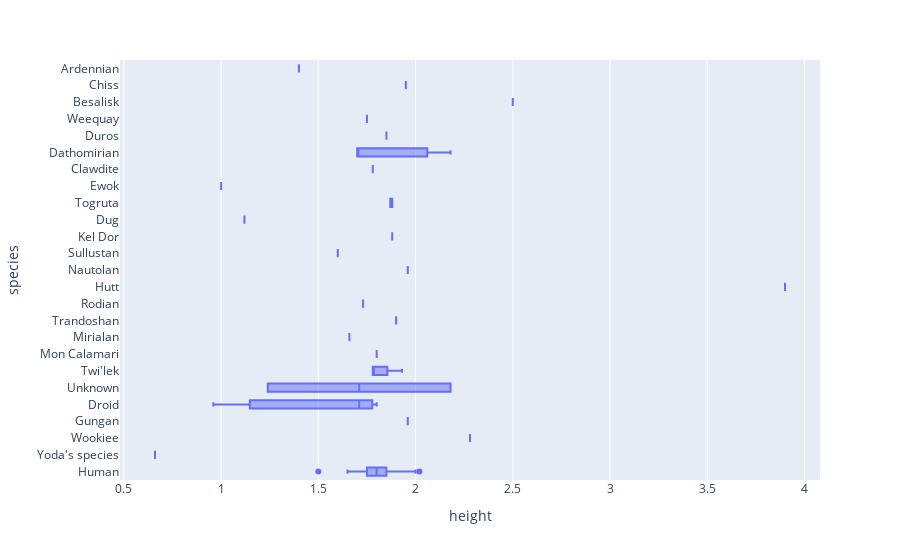

Here is the notebook cell this chart was saved with:
### Code cell
# boxplots, which are for some reason named "box"
# by default the hover behavior shows all the different metrics tied to the boxplot -> the arg hover_data set to None disables the hover altogether
px.box(characters, x="height", y="species", hover_data=None)

### Figure 1 — Plotly figure (JSON) as saved in the notebook; plotly's stock layout.template omitted (floating-point values rounded to 4 significant figures)
{"data": [{"alignmentgroup": "True", "hovertemplate": "height=%{x}<br>species=%{y}<extra></extra>", "legendgroup": "", "marker": {"color": "#636efa"}, "name": "", "notched": false, "offsetgroup": "", "orientation": "h", "showlegend": false, "type": "box", "x": [1.72, 1.5, 2.02, 0.66, 1.8, 2.28, 1.82, 1.73, 1.88, 1.65, 1.93, 1.88, 1.96, 1.93, 1.7, 1.78, 1.76, 1.89, null, 1.71, 0.96, 1.77, 1.83, 1.83, 1.85, 1.68, 2.18, 1.24, 1.78, 1.8, 1.8, 1.91, 1.66, 1.79, 1.93, 1.9, 2, 1.75, 1.83, 1.73, 1.78, 3.9, 1.91, 1.96, 1.75, 1.7, 1.6, 1.88, 1.78, 1.12, 1.87, 1.65, 1.79, 1, 1.78, 1.88, 1.7, 1.85, 1.83, 2.18, 1.75, 2.5, 1.7, 1.75, 1.65, 1.88, 1.95, 1.7, 1.84, 1.85, 1.8, 1.75, 1.85, 1.83, 1.78, 1.78, 1.91, 1.75, 1.65, 1.95, 1.7, 1.84, 1.85, 1.8, 1.75, 1.85, 1.83, 1.78, 1.8, 1.85, 1.7, 1.68, 1.8, 1.85, 1.75, 1.4], "x0": " ", "xaxis": "x", "y": ["Human", "Human", "Human", "Yoda's species", "Human", "Wookiee", "Human", "Human", "Human", "Human", "Human", "Human", "Gungan", "Human", "Human", "Human", "Human", "Human", "Droid", "Droid", "Droid", "Human", "Human", "Human", "Human", "Human", "Unknown", "Unknown", "Twi'lek", "Mon Calamari", "Human", "Human", "Mirialan", "Human", "Twi'lek", "Trandoshan", "Human", "Human", "Human", "Rodian", "Twi'lek", "Hutt", "Human", "Nautolan", "Human", "Human", "Sullustan", "Kel Dor", "Human", "Dug", "Togruta", "Human", "Human", "Ewok", "Clawdite", "Togruta", "Dathomirian", "Duros", "Human", "Dathomirian", "Weequay", "Besalisk", "Dathomirian", "Human", "Human", "Human", "Chiss", "Human", "Human", "Human", "Human", "Human", "Human", "Human", "Human", "Twi'lek", "Human", "Human", "Human", "Chiss", "Human", "Human", "Human", "Human", "Human", "Human", "Human", "Human", "Mon Calamari", "Human", "Human", "Human", "Droid", "Human", "Human", "Ardennian"], "y0": " ", "yaxis": "y"}], "layout": {"boxmode": "group", "legend": {"tracegroupgap": 0}, "margin": {"t": 60}, "xaxis": {"anchor": "y", "domain": [0, 1], "title": {"text": "height"}}, "yaxis": {"anchor": "x", "domain": [0, 1], "title": {"text": "species"}}}}
